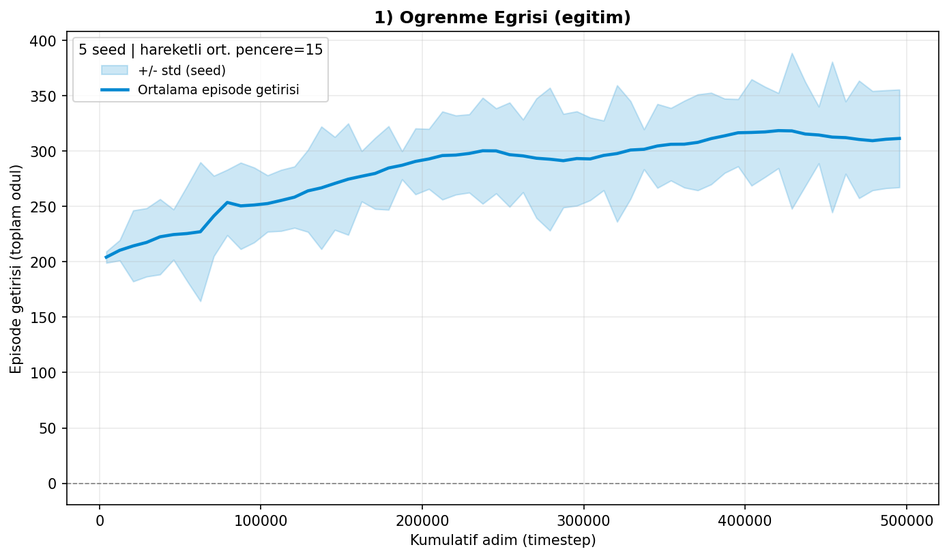
#> input picture deliverables/rapor/grafikler/1_ogrenme_egrisi.png, 949 x 558 px, shrunk from 1391 x 817 before the run, found by its file name
$ python make_comparison_figs.py
#> lines starting #> are read from the running program, lines starting #| are printed output that depends on the picture
"""PPO (bu calisma) vs SAC (M. A. Albayrak, 220202082) YAN-YANA kiyas figurleri.

Akif'in SAC sunumundaki (220202082_sunum.pdf) grafikleri, bizim ayni tip PPO
grafigimizin YANINA koyar. Boylece ust-uste bindirme yerine ayni tip iki sonucu
gorsel kiyaslariz. Akif zaten 200k+ bircok versiyon denedigi icin onun yayinlanmis
grafiklerini kullaniriz (kendi SAC'imizi tekrar egitmeye gerek yok).

Cikti: ../sunum/grafikler/KIYAS_*.png
"""
from pathlib import Path
import matplotlib
matplotlib.use("Agg")
import matplotlib.pyplot as plt
import matplotlib.image as mpimg

GR = Path(__file__).resolve().parent.parent / "sunum" / "grafikler"
AKIF = GR / "akif_sac"
PPO_LBL = "PPO — bu çalışma (Berker, 220202046)"
SAC_LBL = "SAC — M. A. Albayrak (220202082)"

# (cikti, baslik, bizim_png, akif_png)
PAIRS = [
    ("KIYAS_1_ogrenme.png", "Öğrenme Eğrisi (episode getirisi)",
     "1_ogrenme_egrisi.png", "sac_ogrenme_seed123.png"),
    ("KIYAS_2_loss.png", "Loss Eğrisi (actor & critic)",
     "3_loss_egrisi.png", "sac_loss_seed123.png"),
    ("KIYAS_3_perseed.png", "Tohum 123 Detay Paneli (getiri / eval / kapsama / oda)",
     "per_seed_123.png", "sac_perseed_seed123.png"),
    ("KIYAS_4_hiperparametre.png", "Hiperparametre Duyarlılığı",
     "4_hiperparametre_duyarlilik.png", "sac_hiperparametre.png"),
    ("KIYAS_5_baseline.png", "Baseline Karşılaştırma (görev metrikleri)",
     "5b_baseline_4metrik.png", "sac_baseline_4metrik.png"),
    ("KIYAS_6_heatmap.png", "γ × learning_rate Hiperparametre Arama",
     "10_gamma_lr_heatmap.png", "sac_gamma_lr_heatmap.png"),
]


def build(out_name, title, ppo_png, sac_png):
#> called with out_name = 'KIYAS_1_ogrenme.png', title = 'Öğrenme Eğrisi (episode getirisi)', ppo_png = '1_ogrenme_egrisi.png', sac_png = 'sac_ogrenme_seed123.png'
    pp, sp = GR / ppo_png, AKIF / sac_png
    if not (pp.exists() and sp.exists()):
        print(f"[kiyas] ATLA {out_name} (eksik: {pp.exists()=} {sp.exists()=})")
        return
    li, ri = mpimg.imread(str(pp)), mpimg.imread(str(sp))
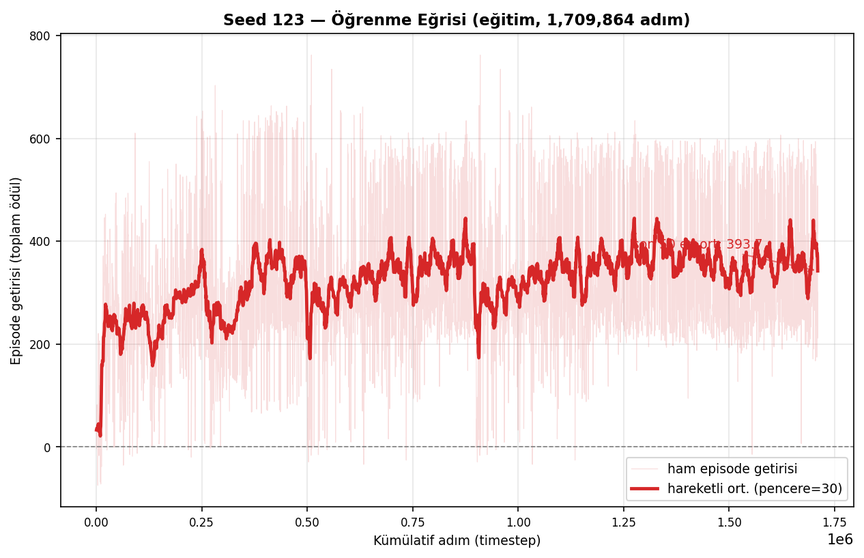
#> input picture deliverables/sunum/grafikler/akif_sac/sac_ogrenme_seed123.png, 864 x 558 px, shrunk from 1266 x 817 before the run
#> li is the input picture: shape (558, 949, 4) float32; mean R, G, B, A 0.949, 0.965, 0.973, 1
#> ri is the input picture: shape (558, 864, 3) float32; mean R, G, B 0.968, 0.922, 0.922
    la = li.shape[1] / li.shape[0]      # en/boy oran
#> la = 1.7
    ra = ri.shape[1] / ri.shape[0]
#> ra = 1.55
    H = 5.2
    fig, axes = plt.subplots(1, 2, figsize=((la + ra) * H * 0.5 + 0.6, H + 0.7),
                             gridspec_kw={"width_ratios": [la, ra]})
    for ax, img, lbl, color in ((axes[0], li, PPO_LBL, "#1565c0"),
                                (axes[1], ri, SAC_LBL, "#e65100")):
        ax.imshow(img)
        ax.set_title(lbl, fontsize=11, fontweight="bold", color=color, pad=6)
        ax.axis("off")
#> this loop made 2 passes
#> (lbl, color) on passes 1 to 2: ('PPO — bu çalışma (Berker, 220202046)', '#1565c0'), ('SAC — M. A. Albayrak (220202082)', '#e65100')
    fig.suptitle(f"PPO ↔ SAC  —  {title}", fontsize=13, fontweight="bold", y=1.0)
    fig.tight_layout(rect=(0, 0, 1, 0.96))
    fig.savefig(str(GR / out_name), dpi=130, bbox_inches="tight")
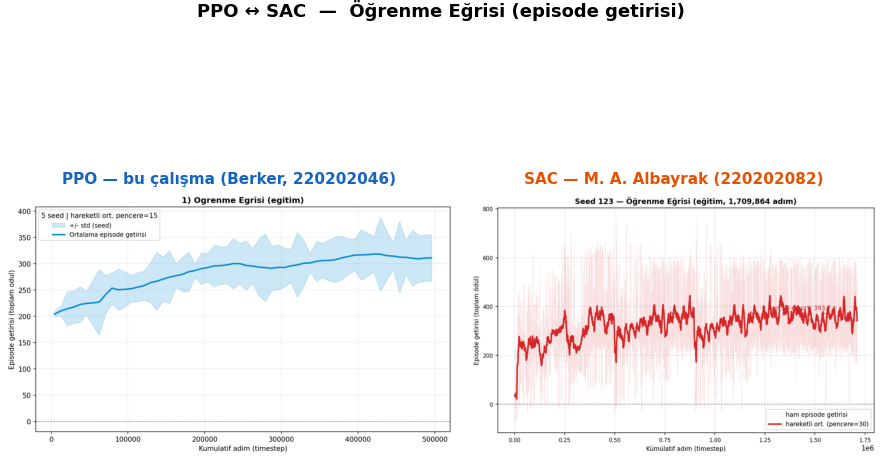
#> figure drawn by matplotlib, 2 panels
    plt.close(fig)
    print(f"[kiyas] {out_name}")


if __name__ == "__main__":
    plt.rcParams["font.family"] = "DejaVu Sans"
    for args in PAIRS:
        build(*args)
#> pass 2 of the loop `for args in PAIRS:`:
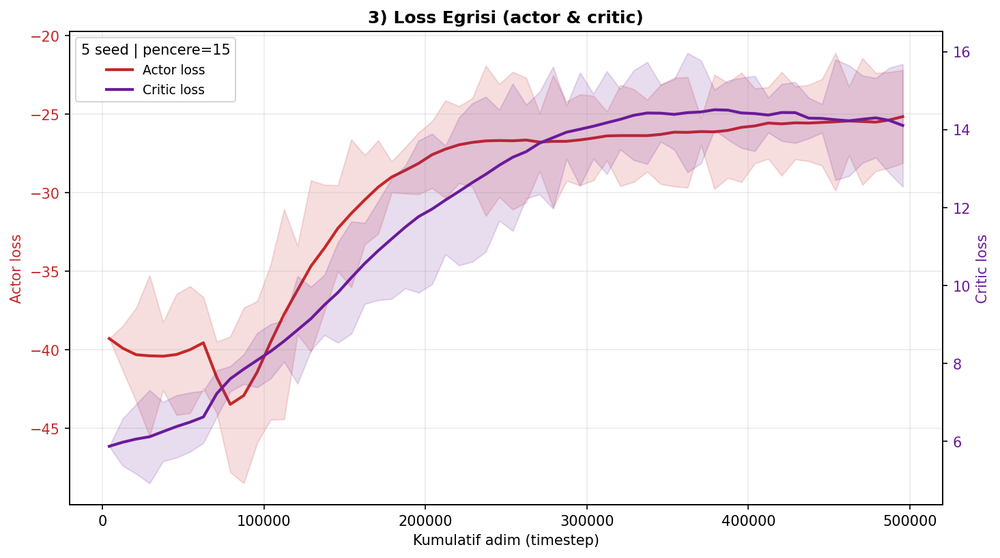
#> input picture deliverables/rapor/grafikler/3_loss_egrisi.png, 1000 x 558 px, shrunk from 1465 x 817 before the run, found by its file name
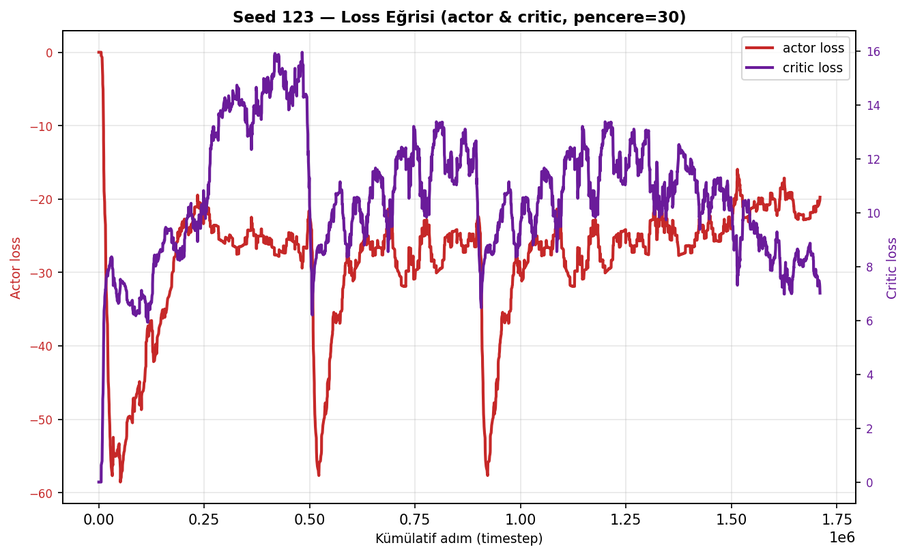
#> input picture deliverables/sunum/grafikler/akif_sac/sac_loss_seed123.png, 909 x 556 px, shrunk from 1332 x 815 before the run
#> in build, li is the input picture: shape (558, 1000, 4) float32; mean R, G, B, A 0.965, 0.942, 0.954, 1
#> in build, ri is the input picture: shape (556, 909, 3) float32; mean R, G, B 0.956, 0.929, 0.947
#> the loop in build (call 2), `for ax, img, lbl, color in ((axes[0], li, PPO_LBL, "#1565c0"), (axes[1..` made 2 passes
#> in build (call 2), `fig.savefig(str(GR / out_name), dpi=130, bbox_inches="tight")`:
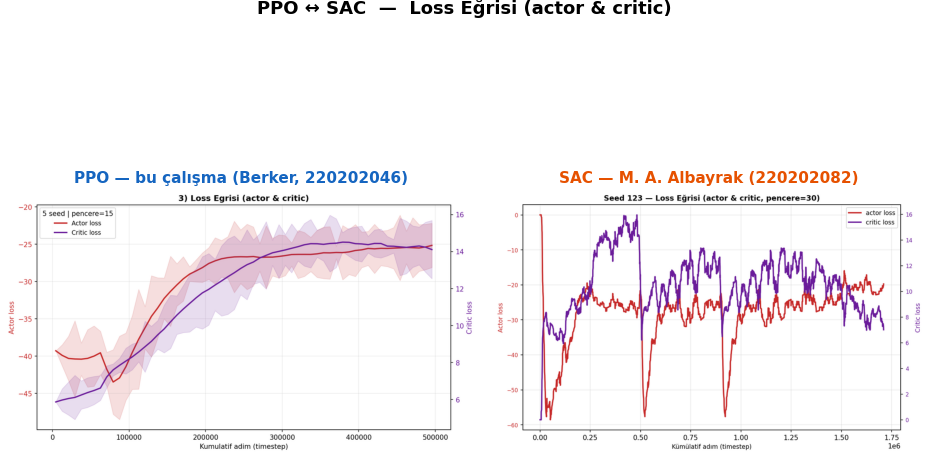
#> figure drawn by matplotlib, 2 panels
